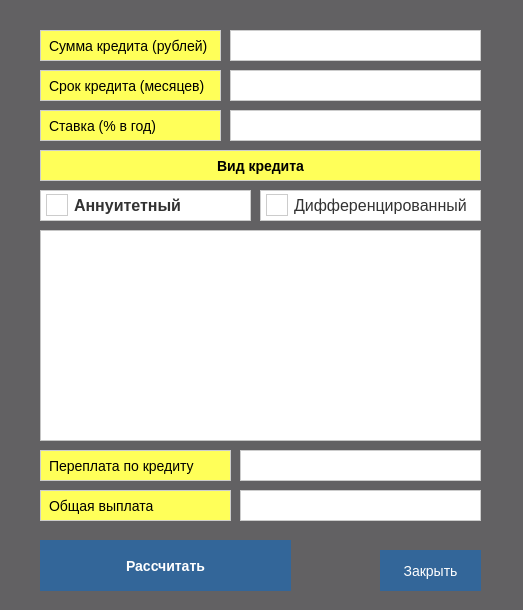
<?xml version="1.0" encoding="UTF-8"?>
<ui version="4.0">
 <class>CreditView</class>
 <widget class="QDialog" name="CreditView">
  <property name="geometry">
   <rect>
    <x>0</x>
    <y>0</y>
    <width>523</width>
    <height>610</height>
   </rect>
  </property>
  <property name="minimumSize">
   <size>
    <width>523</width>
    <height>335</height>
   </size>
  </property>
  <property name="maximumSize">
   <size>
    <width>523</width>
    <height>610</height>
   </size>
  </property>
  <property name="windowTitle">
   <string>CreditView</string>
  </property>
  <property name="styleSheet">
   <string notr="true">QDialog{
        background-color: rgba(93, 92, 94, 209);
}</string>
  </property>
  <widget class="QRadioButton" name="radioButton_diff">
   <property name="geometry">
    <rect>
     <x>260</x>
     <y>190</y>
     <width>221</width>
     <height>31</height>
    </rect>
   </property>
   <property name="font">
    <font>
     <family>Arial</family>
     <pointsize>-1</pointsize>
     <weight>50</weight>
     <italic>false</italic>
     <bold>false</bold>
    </font>
   </property>
   <property name="styleSheet">
    <string notr="true">QRadioButton {
    font-family: Arial;
    font-size: 16px;
    color: #333333;
    background-color: #ffffff;
    border: 1px solid #cccccc;
    padding: 5px;
}

QRadioButton::indicator {
    width: 20px;
    height: 20px;
}

QRadioButton::indicator:checked {
    background-color: #336699;
    border: 1px solid #336699;
}

QRadioButton::indicator:unchecked {
    background-color: #ffffff;
    border: 1px solid #cccccc;
}

QRadioButton::indicator:hover {
    background-color: #dddddd;
    border: 1px solid #999999;
}

QRadioButton::indicator:checked:hover {
    background-color: #336699;
    border: 1px solid #336699;
}</string>
   </property>
   <property name="text">
    <string>Дифференцированный</string>
   </property>
  </widget>
  <widget class="QLineEdit" name="period">
   <property name="geometry">
    <rect>
     <x>230</x>
     <y>70</y>
     <width>251</width>
     <height>31</height>
    </rect>
   </property>
   <property name="styleSheet">
    <string notr="true">QLineEdit {
    font-family: Arial;
    font-size: 14px;
    color: #333333;
    background-color: #ffffff;
    border: 1px solid #cccccc;
    padding: 5px;
}

QLineEdit:hover {
    background-color: #f2f2f2;
    border-color: #336699;
}

QLineEdit:focus {
    border-color: #336699;
}

QLineEdit:disabled {
    background-color: #f2f2f2;
    color: #999999;
}</string>
   </property>
  </widget>
  <widget class="QLineEdit" name="interest_ratebool">
   <property name="geometry">
    <rect>
     <x>230</x>
     <y>110</y>
     <width>251</width>
     <height>31</height>
    </rect>
   </property>
   <property name="styleSheet">
    <string notr="true">QLineEdit {
    font-family: Arial;
    font-size: 14px;
    color: #333333;
    background-color: #ffffff;
    border: 1px solid #cccccc;
    padding: 5px;
}

QLineEdit:hover {
    background-color: #f2f2f2;
    border-color: #336699;
}

QLineEdit:focus {
    border-color: #336699;
}

QLineEdit:disabled {
    background-color: #f2f2f2;
    color: #999999;
}</string>
   </property>
  </widget>
  <widget class="QLineEdit" name="total_loan_amount">
   <property name="geometry">
    <rect>
     <x>230</x>
     <y>30</y>
     <width>251</width>
     <height>31</height>
    </rect>
   </property>
   <property name="styleSheet">
    <string notr="true">QLineEdit {
    font-family: Arial;
    font-size: 14px;
    color: #333333;
    background-color: #ffffff;
    border: 1px solid #cccccc;
    padding: 5px;
}

QLineEdit:hover {
    background-color: #f2f2f2;
    border-color: #336699;
}

QLineEdit:focus {
    border-color: #336699;
}

QLineEdit:disabled {
    background-color: #f2f2f2;
    color: #999999;
}</string>
   </property>
  </widget>
  <widget class="QRadioButton" name="radioButton_annuit">
   <property name="geometry">
    <rect>
     <x>40</x>
     <y>190</y>
     <width>211</width>
     <height>31</height>
    </rect>
   </property>
   <property name="font">
    <font>
     <family>Arial</family>
     <pointsize>-1</pointsize>
     <weight>75</weight>
     <italic>false</italic>
     <bold>true</bold>
    </font>
   </property>
   <property name="styleSheet">
    <string notr="true">QRadioButton {
    font-family: Arial;
    font-size: 16px;
    color: #333333;
    background-color: #ffffff;
    border: 1px solid #cccccc;
    padding: 5px;
}

QRadioButton::indicator {
    width: 20px;
    height: 20px;
}

QRadioButton::indicator:checked {
    background-color: #336699;
    border: 1px solid #336699;
}

QRadioButton::indicator:unchecked {
    background-color: #ffffff;
    border: 1px solid #cccccc;
}

QRadioButton::indicator:hover {
    background-color: #dddddd;
    border: 1px solid #999999;
}

QRadioButton::indicator:checked:hover {
    background-color: #336699;
    border: 1px solid #336699;
}</string>
   </property>
   <property name="text">
    <string>Аннуитетный</string>
   </property>
  </widget>
  <widget class="QLabel" name="label_period">
   <property name="geometry">
    <rect>
     <x>40</x>
     <y>70</y>
     <width>181</width>
     <height>31</height>
    </rect>
   </property>
   <property name="font">
    <font>
     <family>Arial</family>
     <pointsize>-1</pointsize>
     <weight>50</weight>
     <italic>false</italic>
     <bold>false</bold>
    </font>
   </property>
   <property name="styleSheet">
    <string notr="true">QLabel {
    font-family: Arial;
    font-size: 14px;
    color: #000000;
    background-color: #FFFF59;
    padding: 5px;
    border: 1px solid #cccccc;
}

QLabel#styledLabel {
    font-weight: bold;
}

QLabel#highlightedLabel {
    background-color: #FFFF59;
}

QLabel#styledHighlightedLabel {
    font-weight: bold;
    background-color: #FFFF59;
}</string>
   </property>
   <property name="text">
    <string>Срок кредита (месяцев)</string>
   </property>
  </widget>
  <widget class="QLabel" name="label_bet">
   <property name="geometry">
    <rect>
     <x>40</x>
     <y>110</y>
     <width>181</width>
     <height>31</height>
    </rect>
   </property>
   <property name="font">
    <font>
     <family>Arial</family>
     <pointsize>-1</pointsize>
     <weight>50</weight>
     <italic>false</italic>
     <bold>false</bold>
    </font>
   </property>
   <property name="styleSheet">
    <string notr="true">QLabel {
    font-family: Arial;
    font-size: 14px;
    color: #000000;
    background-color: #FFFF59;
    padding: 5px;
    border: 1px solid #cccccc;
}

QLabel#styledLabel {
    font-weight: bold;
}

QLabel#highlightedLabel {
    background-color: #FFFF59;
}

QLabel#styledHighlightedLabel {
    font-weight: bold;
    background-color: #FFFF59;
}</string>
   </property>
   <property name="text">
    <string>Ставка (% в год)</string>
   </property>
  </widget>
  <widget class="QLabel" name="label_type">
   <property name="geometry">
    <rect>
     <x>40</x>
     <y>150</y>
     <width>441</width>
     <height>31</height>
    </rect>
   </property>
   <property name="font">
    <font>
     <family>Arial</family>
     <pointsize>-1</pointsize>
     <weight>75</weight>
     <italic>false</italic>
     <bold>true</bold>
    </font>
   </property>
   <property name="styleSheet">
    <string notr="true">QLabel {
    font-family: Arial;
    font-size: 14px;
    color: #000000;
    background-color: #FFFF59;
    padding: 5px;
    border: 1px solid #cccccc;
}

QLabel#styledLabel {
    font-weight: bold;
}

QLabel#highlightedLabel {
    background-color: #FFFF59;
}

QLabel#styledHighlightedLabel {
    font-weight: bold;
    background-color: #FFFF59;
}</string>
   </property>
   <property name="text">
    <string>Вид кредита</string>
   </property>
   <property name="alignment">
    <set>Qt::AlignCenter</set>
   </property>
  </widget>
  <widget class="QLabel" name="label_summ">
   <property name="geometry">
    <rect>
     <x>40</x>
     <y>30</y>
     <width>181</width>
     <height>31</height>
    </rect>
   </property>
   <property name="font">
    <font>
     <family>Arial</family>
     <pointsize>-1</pointsize>
     <weight>50</weight>
     <italic>false</italic>
     <bold>false</bold>
    </font>
   </property>
   <property name="styleSheet">
    <string notr="true">QLabel {
    font-family: Arial;
    font-size: 14px;
    color: #000000;
    background-color: #FFFF59;
    padding: 5px;
    border: 1px solid #cccccc;
}

QLabel#styledLabel {
    font-weight: bold;
}

QLabel#highlightedLabel {
    background-color: #FFFF59;
}

QLabel#styledHighlightedLabel {
    font-weight: bold;
    background-color: #FFFF59;
}</string>
   </property>
   <property name="text">
    <string>Сумма кредита (рублей)</string>
   </property>
  </widget>
  <widget class="QLabel" name="CreditOverpayment">
   <property name="geometry">
    <rect>
     <x>240</x>
     <y>450</y>
     <width>241</width>
     <height>31</height>
    </rect>
   </property>
   <property name="palette">
    <palette>
     <active>
      <colorrole role="WindowText">
       <brush brushstyle="SolidPattern">
        <color alpha="255">
         <red>51</red>
         <green>51</green>
         <blue>51</blue>
        </color>
       </brush>
      </colorrole>
      <colorrole role="Button">
       <brush brushstyle="SolidPattern">
        <color alpha="255">
         <red>255</red>
         <green>255</green>
         <blue>255</blue>
        </color>
       </brush>
      </colorrole>
      <colorrole role="Text">
       <brush brushstyle="SolidPattern">
        <color alpha="255">
         <red>51</red>
         <green>51</green>
         <blue>51</blue>
        </color>
       </brush>
      </colorrole>
      <colorrole role="ButtonText">
       <brush brushstyle="SolidPattern">
        <color alpha="255">
         <red>51</red>
         <green>51</green>
         <blue>51</blue>
        </color>
       </brush>
      </colorrole>
      <colorrole role="Base">
       <brush brushstyle="SolidPattern">
        <color alpha="255">
         <red>255</red>
         <green>255</green>
         <blue>255</blue>
        </color>
       </brush>
      </colorrole>
      <colorrole role="Window">
       <brush brushstyle="SolidPattern">
        <color alpha="255">
         <red>255</red>
         <green>255</green>
         <blue>255</blue>
        </color>
       </brush>
      </colorrole>
      <colorrole role="PlaceholderText">
       <brush brushstyle="NoBrush">
        <color alpha="128">
         <red>51</red>
         <green>51</green>
         <blue>51</blue>
        </color>
       </brush>
      </colorrole>
     </active>
     <inactive>
      <colorrole role="WindowText">
       <brush brushstyle="SolidPattern">
        <color alpha="255">
         <red>51</red>
         <green>51</green>
         <blue>51</blue>
        </color>
       </brush>
      </colorrole>
      <colorrole role="Button">
       <brush brushstyle="SolidPattern">
        <color alpha="255">
         <red>255</red>
         <green>255</green>
         <blue>255</blue>
        </color>
       </brush>
      </colorrole>
      <colorrole role="Text">
       <brush brushstyle="SolidPattern">
        <color alpha="255">
         <red>51</red>
         <green>51</green>
         <blue>51</blue>
        </color>
       </brush>
      </colorrole>
      <colorrole role="ButtonText">
       <brush brushstyle="SolidPattern">
        <color alpha="255">
         <red>51</red>
         <green>51</green>
         <blue>51</blue>
        </color>
       </brush>
      </colorrole>
      <colorrole role="Base">
       <brush brushstyle="SolidPattern">
        <color alpha="255">
         <red>255</red>
         <green>255</green>
         <blue>255</blue>
        </color>
       </brush>
      </colorrole>
      <colorrole role="Window">
       <brush brushstyle="SolidPattern">
        <color alpha="255">
         <red>255</red>
         <green>255</green>
         <blue>255</blue>
        </color>
       </brush>
      </colorrole>
      <colorrole role="PlaceholderText">
       <brush brushstyle="NoBrush">
        <color alpha="128">
         <red>51</red>
         <green>51</green>
         <blue>51</blue>
        </color>
       </brush>
      </colorrole>
     </inactive>
     <disabled>
      <colorrole role="WindowText">
       <brush brushstyle="SolidPattern">
        <color alpha="255">
         <red>51</red>
         <green>51</green>
         <blue>51</blue>
        </color>
       </brush>
      </colorrole>
      <colorrole role="Button">
       <brush brushstyle="SolidPattern">
        <color alpha="255">
         <red>255</red>
         <green>255</green>
         <blue>255</blue>
        </color>
       </brush>
      </colorrole>
      <colorrole role="Text">
       <brush brushstyle="SolidPattern">
        <color alpha="255">
         <red>51</red>
         <green>51</green>
         <blue>51</blue>
        </color>
       </brush>
      </colorrole>
      <colorrole role="ButtonText">
       <brush brushstyle="SolidPattern">
        <color alpha="255">
         <red>51</red>
         <green>51</green>
         <blue>51</blue>
        </color>
       </brush>
      </colorrole>
      <colorrole role="Base">
       <brush brushstyle="SolidPattern">
        <color alpha="255">
         <red>255</red>
         <green>255</green>
         <blue>255</blue>
        </color>
       </brush>
      </colorrole>
      <colorrole role="Window">
       <brush brushstyle="SolidPattern">
        <color alpha="255">
         <red>255</red>
         <green>255</green>
         <blue>255</blue>
        </color>
       </brush>
      </colorrole>
      <colorrole role="PlaceholderText">
       <brush brushstyle="NoBrush">
        <color alpha="128">
         <red>51</red>
         <green>51</green>
         <blue>51</blue>
        </color>
       </brush>
      </colorrole>
     </disabled>
    </palette>
   </property>
   <property name="styleSheet">
    <string notr="true">QLabel {
    font-family: Arial;
    font-size: 14px;
    color: #333333;
    background-color: #ffffff;
    border: 1px solid #cccccc;
    padding: 5px;
}

QLabel#styledLabel {
    font-weight: bold;
}

QLabel#highlightedLabel {
    background-color: #FFFF59;
}

QLabel#styledHighlightedLabel {
    font-weight: bold;
    background-color: #FFFF59;
}</string>
   </property>
   <property name="text">
    <string/>
   </property>
   <property name="alignment">
    <set>Qt::AlignLeading|Qt::AlignLeft|Qt::AlignVCenter</set>
   </property>
   <property name="wordWrap">
    <bool>false</bool>
   </property>
  </widget>
  <widget class="QLabel" name="label_total">
   <property name="geometry">
    <rect>
     <x>40</x>
     <y>490</y>
     <width>191</width>
     <height>31</height>
    </rect>
   </property>
   <property name="font">
    <font>
     <family>Arial</family>
     <pointsize>-1</pointsize>
     <weight>50</weight>
     <italic>false</italic>
     <bold>false</bold>
    </font>
   </property>
   <property name="styleSheet">
    <string notr="true">QLabel {
    font-family: Arial;
    font-size: 14px;
    color: #000000;
    background-color: #FFFF59;
    padding: 5px;
    border: 1px solid #cccccc;
}

QLabel#styledLabel {
    font-weight: bold;
}

QLabel#highlightedLabel {
    background-color: #FFFF59;
}

QLabel#styledHighlightedLabel {
    font-weight: bold;
    background-color: #FFFF59;
}</string>
   </property>
   <property name="text">
    <string>Общая выплата</string>
   </property>
  </widget>
  <widget class="QLabel" name="TotalPayment">
   <property name="geometry">
    <rect>
     <x>240</x>
     <y>490</y>
     <width>241</width>
     <height>31</height>
    </rect>
   </property>
   <property name="palette">
    <palette>
     <active>
      <colorrole role="WindowText">
       <brush brushstyle="SolidPattern">
        <color alpha="255">
         <red>51</red>
         <green>51</green>
         <blue>51</blue>
        </color>
       </brush>
      </colorrole>
      <colorrole role="Button">
       <brush brushstyle="SolidPattern">
        <color alpha="255">
         <red>255</red>
         <green>255</green>
         <blue>255</blue>
        </color>
       </brush>
      </colorrole>
      <colorrole role="Text">
       <brush brushstyle="SolidPattern">
        <color alpha="255">
         <red>51</red>
         <green>51</green>
         <blue>51</blue>
        </color>
       </brush>
      </colorrole>
      <colorrole role="ButtonText">
       <brush brushstyle="SolidPattern">
        <color alpha="255">
         <red>51</red>
         <green>51</green>
         <blue>51</blue>
        </color>
       </brush>
      </colorrole>
      <colorrole role="Base">
       <brush brushstyle="SolidPattern">
        <color alpha="255">
         <red>255</red>
         <green>255</green>
         <blue>255</blue>
        </color>
       </brush>
      </colorrole>
      <colorrole role="Window">
       <brush brushstyle="SolidPattern">
        <color alpha="255">
         <red>255</red>
         <green>255</green>
         <blue>255</blue>
        </color>
       </brush>
      </colorrole>
      <colorrole role="PlaceholderText">
       <brush brushstyle="NoBrush">
        <color alpha="128">
         <red>51</red>
         <green>51</green>
         <blue>51</blue>
        </color>
       </brush>
      </colorrole>
     </active>
     <inactive>
      <colorrole role="WindowText">
       <brush brushstyle="SolidPattern">
        <color alpha="255">
         <red>51</red>
         <green>51</green>
         <blue>51</blue>
        </color>
       </brush>
      </colorrole>
      <colorrole role="Button">
       <brush brushstyle="SolidPattern">
        <color alpha="255">
         <red>255</red>
         <green>255</green>
         <blue>255</blue>
        </color>
       </brush>
      </colorrole>
      <colorrole role="Text">
       <brush brushstyle="SolidPattern">
        <color alpha="255">
         <red>51</red>
         <green>51</green>
         <blue>51</blue>
        </color>
       </brush>
      </colorrole>
      <colorrole role="ButtonText">
       <brush brushstyle="SolidPattern">
        <color alpha="255">
         <red>51</red>
         <green>51</green>
         <blue>51</blue>
        </color>
       </brush>
      </colorrole>
      <colorrole role="Base">
       <brush brushstyle="SolidPattern">
        <color alpha="255">
         <red>255</red>
         <green>255</green>
         <blue>255</blue>
        </color>
       </brush>
      </colorrole>
      <colorrole role="Window">
       <brush brushstyle="SolidPattern">
        <color alpha="255">
         <red>255</red>
         <green>255</green>
         <blue>255</blue>
        </color>
       </brush>
      </colorrole>
      <colorrole role="PlaceholderText">
       <brush brushstyle="NoBrush">
        <color alpha="128">
         <red>51</red>
         <green>51</green>
         <blue>51</blue>
        </color>
       </brush>
      </colorrole>
     </inactive>
     <disabled>
      <colorrole role="WindowText">
       <brush brushstyle="SolidPattern">
        <color alpha="255">
         <red>51</red>
         <green>51</green>
         <blue>51</blue>
        </color>
       </brush>
      </colorrole>
      <colorrole role="Button">
       <brush brushstyle="SolidPattern">
        <color alpha="255">
         <red>255</red>
         <green>255</green>
         <blue>255</blue>
        </color>
       </brush>
      </colorrole>
      <colorrole role="Text">
       <brush brushstyle="SolidPattern">
        <color alpha="255">
         <red>51</red>
         <green>51</green>
         <blue>51</blue>
        </color>
       </brush>
      </colorrole>
      <colorrole role="ButtonText">
       <brush brushstyle="SolidPattern">
        <color alpha="255">
         <red>51</red>
         <green>51</green>
         <blue>51</blue>
        </color>
       </brush>
      </colorrole>
      <colorrole role="Base">
       <brush brushstyle="SolidPattern">
        <color alpha="255">
         <red>255</red>
         <green>255</green>
         <blue>255</blue>
        </color>
       </brush>
      </colorrole>
      <colorrole role="Window">
       <brush brushstyle="SolidPattern">
        <color alpha="255">
         <red>255</red>
         <green>255</green>
         <blue>255</blue>
        </color>
       </brush>
      </colorrole>
      <colorrole role="PlaceholderText">
       <brush brushstyle="NoBrush">
        <color alpha="128">
         <red>51</red>
         <green>51</green>
         <blue>51</blue>
        </color>
       </brush>
      </colorrole>
     </disabled>
    </palette>
   </property>
   <property name="styleSheet">
    <string notr="true">QLabel {
    font-family: Arial;
    font-size: 14px;
    color: #333333;
    background-color: #ffffff;
    border: 1px solid #cccccc;
    padding: 5px;
}

QLabel#styledLabel {
    font-weight: bold;
}

QLabel#highlightedLabel {
    background-color: #FFFF59;
}

QLabel#styledHighlightedLabel {
    font-weight: bold;
    background-color: #FFFF59;
}</string>
   </property>
   <property name="text">
    <string/>
   </property>
   <property name="alignment">
    <set>Qt::AlignLeading|Qt::AlignLeft|Qt::AlignVCenter</set>
   </property>
   <property name="wordWrap">
    <bool>false</bool>
   </property>
  </widget>
  <widget class="QLabel" name="label_over">
   <property name="geometry">
    <rect>
     <x>40</x>
     <y>450</y>
     <width>191</width>
     <height>31</height>
    </rect>
   </property>
   <property name="font">
    <font>
     <family>Arial</family>
     <pointsize>-1</pointsize>
     <weight>50</weight>
     <italic>false</italic>
     <bold>false</bold>
    </font>
   </property>
   <property name="styleSheet">
    <string notr="true">QLabel {
    font-family: Arial;
    font-size: 14px;
    color: #000000;
    background-color: #FFFF59;
    padding: 5px;
    border: 1px solid #cccccc;
}

QLabel#styledLabel {
    font-weight: bold;
}

QLabel#highlightedLabel {
    background-color: #FFFF59;
}

QLabel#styledHighlightedLabel {
    font-weight: bold;
    background-color: #FFFF59;
}</string>
   </property>
   <property name="text">
    <string>Переплата по кредиту</string>
   </property>
  </widget>
  <widget class="QPushButton" name="pushButton_closecredit">
   <property name="geometry">
    <rect>
     <x>380</x>
     <y>550</y>
     <width>101</width>
     <height>41</height>
    </rect>
   </property>
   <property name="styleSheet">
    <string notr="true">QPushButton {
    font-family: Arial;
    font-size: 14px;
    color: #ffffff;
    background-color: #336699;
    border: none;
    padding: 8px 16px;
}

QPushButton:hover {
    background-color: #428BCA;
}

QPushButton:pressed {
    background-color: #2A6496;
}

QPushButton:disabled {
    background-color: #cccccc;
    color: #666666;
}</string>
   </property>
   <property name="text">
    <string>Закрыть</string>
   </property>
  </widget>
  <widget class="QPushButton" name="pushButton_12">
   <property name="geometry">
    <rect>
     <x>40</x>
     <y>540</y>
     <width>251</width>
     <height>51</height>
    </rect>
   </property>
   <property name="font">
    <font>
     <family>Arial</family>
     <pointsize>-1</pointsize>
     <weight>75</weight>
     <italic>false</italic>
     <bold>true</bold>
    </font>
   </property>
   <property name="styleSheet">
    <string notr="true">QPushButton {
    font-family: Arial;
    font-size: 14px;
    color: #ffffff;
    background-color: #336699;
    border: none;
    padding: 8px 16px;
}

QPushButton:hover {
    background-color: #428BCA;
}

QPushButton:pressed {
    background-color: #2A6496;
}

QPushButton:disabled {
    background-color: #cccccc;
    color: #666666;
}</string>
   </property>
   <property name="text">
    <string>Рассчитать</string>
   </property>
  </widget>
  <widget class="QTableWidget" name="MounthPayments">
   <property name="geometry">
    <rect>
     <x>40</x>
     <y>230</y>
     <width>441</width>
     <height>211</height>
    </rect>
   </property>
   <property name="styleSheet">
    <string notr="true">QTableWidget {
    font: 14px Arial;
    color: #333333;
    background-color: #ffffff;
}

QTableWidget::item {
    padding: 5px;
    border-bottom: 1px solid #cccccc;
}

QTableWidget::item:selected {
    background-color: #336699;
    color: #ffffff;
}

QTableWidget::item:hover {
    background-color: #dddddd;
}

QHeaderView {
    font-weight: bold;
    background-color: #f2f2f2;
    border-bottom: 1px solid #cccccc;
    padding: 5px;
}

QHeaderView::section {
    background-color: #f2f2f2;
    border-right: 1px solid #cccccc;
    border-bottom: 1px solid #cccccc;
}

QScrollBar:vertical {
    border: none;
    background: #ffffff;
    width: 14px;
    margin: 0px 0px 0px 0px;
}

QScrollBar::handle:vertical {
    background-color: #cccccc;
    min-height: 20px;
}

QScrollBar::add-line:vertical {
    border: none;
    background-color: transparent;
    height: 0px;
    subcontrol-position: bottom;
    subcontrol-origin: margin;
}

QScrollBar::sub-line:vertical {
    border: none;
    background-color: transparent;
    height: 0px;
    subcontrol-position: top;
    subcontrol-origin: margin;
}

QScrollBar:horizontal {
    border: none;
    background: #ffffff;
    height: 14px;
    margin: 0px 0px 0px 0px;
}

QScrollBar::handle:horizontal {
    background-color: #cccccc;
    min-width: 20px;
}

QScrollBar::add-line:horizontal {
    border: none;
    background-color: transparent;
    width: 0px;
    subcontrol-position: right;
    subcontrol-origin: margin;
}

QScrollBar::sub-line:horizontal {
    border: none;
    background-color: transparent;
    width: 0px;
    subcontrol-position: left;
    subcontrol-origin: margin;
}</string>
   </property>
  </widget>
  <zorder>interest_ratebool</zorder>
  <zorder>total_loan_amount</zorder>
  <zorder>radioButton_annuit</zorder>
  <zorder>label_period</zorder>
  <zorder>label_bet</zorder>
  <zorder>label_type</zorder>
  <zorder>label_summ</zorder>
  <zorder>CreditOverpayment</zorder>
  <zorder>label_total</zorder>
  <zorder>TotalPayment</zorder>
  <zorder>label_over</zorder>
  <zorder>period</zorder>
  <zorder>radioButton_diff</zorder>
  <zorder>pushButton_closecredit</zorder>
  <zorder>pushButton_12</zorder>
  <zorder>MounthPayments</zorder>
 </widget>
 <resources/>
 <connections/>
</ui>
